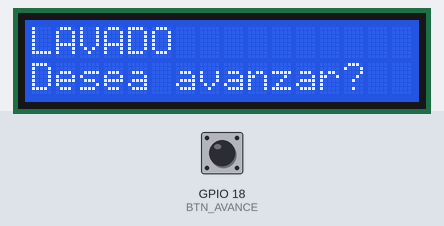
Recording of a program running on a simulated ESP32. Shown: 16×2 character LCD. The test bench sets the inputs (shaded band); at power-on: GPIO 18 (BTN_AVANCE) HIGH. What the program prints to the serial monitor is not drawn.

Above: at 5.6 s.
5.7 s: GPIO 18 (BTN_AVANCE) pulled LOW for 0.15 s
At 7.1 s:
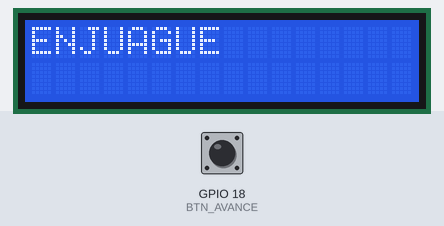
8.8 s: GPIO 18 (BTN_AVANCE) pulled LOW for 1 s
At 9.3 s:
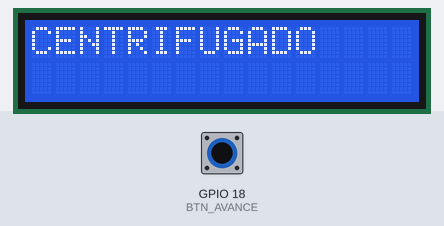
12.8 s: GPIO 18 (BTN_AVANCE) pulled LOW for 3.2 s
At 13.6 s:
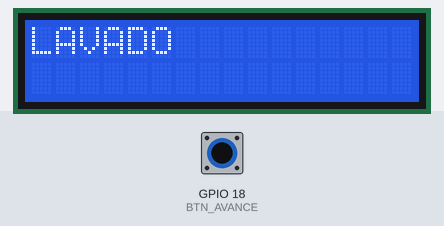
19.0 s: GPIO 18 (BTN_AVANCE) pulled LOW for 0.15 s
At 19.4 s:
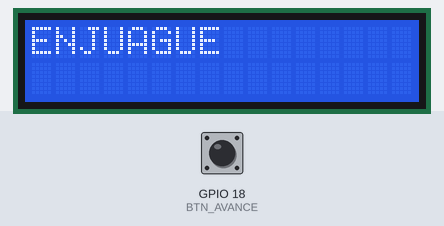
22.1 s: GPIO 18 (BTN_AVANCE) pulled LOW for 0.15 s
At 27.5 s:
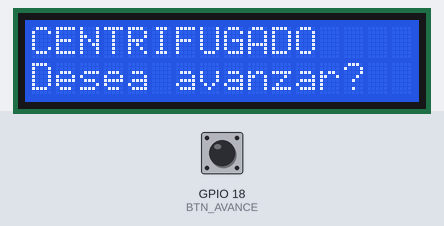
Timing chart, 0 to 29.0 s (numbered marks = the images above; inputs shaded):
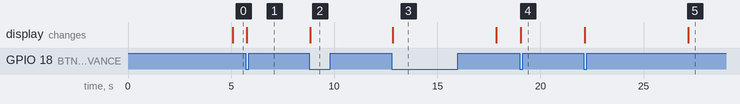

The program:

main.cpp
```cpp
#include <Arduino.h>
#include <Wire.h>
#include <LiquidCrystal_I2C.h>

#define BTN_AVANCE 18

LiquidCrystal_I2C lcd(0x27, 16, 2);
SemaphoreHandle_t mutexCiclo;
TimerHandle_t timerAviso;

const char *ETAPAS[] = {"LAVADO", "ENJUAGUE", "CENTRIFUGADO"};
int etapa = 0;

void mostrarEtapa() {
  lcd.clear();
  lcd.setCursor(0, 0);
  lcd.print(ETAPAS[etapa]);
  Serial.printf("Etapa actual: %s\n", ETAPAS[etapa]);
}

// Se ejecuta cada 5 s sin cambio de etapa
void avisoCb(TimerHandle_t t) {
  if (xSemaphoreTake(mutexCiclo, 0) == pdTRUE) {
    lcd.setCursor(0, 1);
    lcd.print("Desea avanzar? ");
    Serial.println("¿Desea avanzar?");
    xSemaphoreGive(mutexCiclo);
  }
}

void tareaLavado(void *pv) {
  bool previo = HIGH;
  for (;;) {
    bool actual = digitalRead(BTN_AVANCE);
    if (previo == HIGH && actual == LOW) {
      vTaskDelay(pdMS_TO_TICKS(30));  // antirrebote
      if (digitalRead(BTN_AVANCE) == LOW) {
        xSemaphoreTake(mutexCiclo, portMAX_DELAY);
        etapa = (etapa + 1) % 3;
        mostrarEtapa();
        xTimerReset(timerAviso, 0);
        xSemaphoreGive(mutexCiclo);
      }
    }
    previo = actual;
    vTaskDelay(pdMS_TO_TICKS(10));
  }
}

void setup() {
  Serial.begin(115200);
  pinMode(BTN_AVANCE, INPUT_PULLUP);
  lcd.init();
  lcd.backlight();

  mutexCiclo = xSemaphoreCreateMutex();
  timerAviso = xTimerCreate("aviso", pdMS_TO_TICKS(5000), pdTRUE, NULL, avisoCb);

  mostrarEtapa();
  xTimerStart(timerAviso, 0);
  xTaskCreate(tareaLavado, "Lavado", 4096, NULL, 2, NULL);
}

void loop() { vTaskDelete(NULL); }
```

Measured:
- after the input at 5.7 s, the display: changes after 0.05 s (image 1)
- after the input at 8.8 s, the display: changes after 0.05 s (image 2)
- after the input at 12.8 s, the display: changes after 0.05 s (image 3)
- after the input at 19.0 s, the display: changes at once (image 4)
- after the input at 22.1 s, the display: first changes after 0.05 s (image 5 shows a later state)
